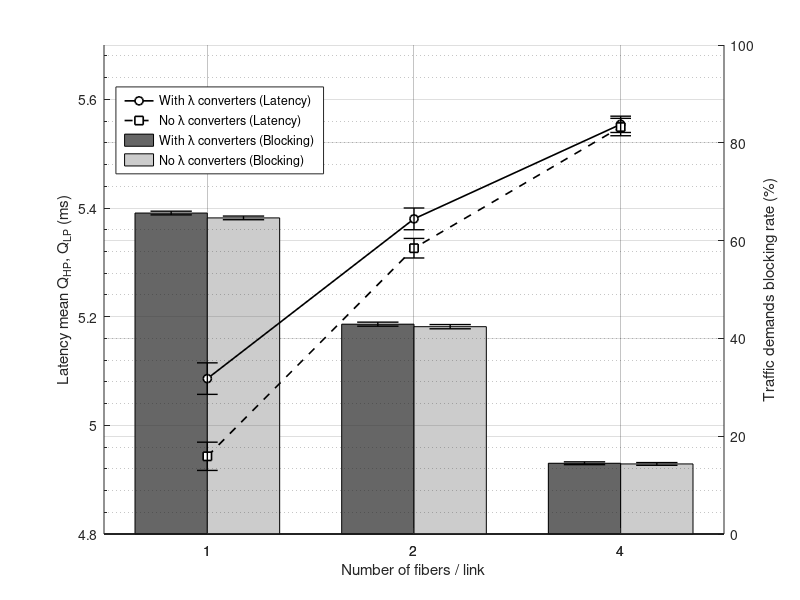

The MATLAB source for this figure:
close all; clf;

function h = terrorbar(x, y, ci, style, cap, color)
  if nargin < 6, color = 'k'; end
  h = plot(x, y, style, 'LineWidth', 1.2, 'MarkerSize', 6, ...
           'MarkerFaceColor', 'w', 'Color', color);
  for i = 1:numel(x)
    % vertical bar
    line([x(i) x(i)], [y(i)-ci(i), y(i)+ci(i)], 'Color', color, 'LineWidth', 1);
    % caps
    line([x(i)-cap x(i)+cap], [y(i)+ci(i) y(i)+ci(i)], 'Color', color, 'LineWidth', 1);
    line([x(i)-cap x(i)+cap], [y(i)-ci(i) y(i)-ci(i)], 'Color', color, 'LineWidth', 1);
  end
endfunction

## --- Data ---------------------------------------------------------------
LatWithWavConv = [5.086 5.38 5.554];
BlckLPpercWithWavConv = [65.637 42.911 14.468];
LatNoWavConv = [4.943 5.326 5.549];
BlckLPpercNoWavConv = [64.642 42.397 14.329];

ciLatWithWavConv = [0.029 0.02 0.015];
ciBlckLPpercWithWavConv = [0.378539831411166 0.413489344263867 0.285623668846769];
ciLatNoWavConv = [0.026 0.018 0.016];
ciBlckLPpercNoWavConv = [0.374032510951154 0.432504818447427 0.278152264247316];

x = 1:3;
labels = {"1", "2", "4"};

axBars = axes();
hold(axBars, "on");

barWidth = 0.35;
x1 = x - barWidth/2;   # With converters
x2 = x + barWidth/2;   # No converters

bh1 = bar(axBars, x1, BlckLPpercWithWavConv, barWidth, ...
          "FaceColor", "#666666", "EdgeColor", "k");
bh2 = bar(axBars, x2, BlckLPpercNoWavConv, barWidth, ...
          "FaceColor", "#cccccc", "EdgeColor", "k");

for i = 1:numel(x)
  % With λ converters (gray)
  line([x1(i) x1(i)], [BlckLPpercWithWavConv(i)-ciBlckLPpercWithWavConv(i), ...
                        BlckLPpercWithWavConv(i)+ciBlckLPpercWithWavConv(i)], ...
       "Color", "k", "LineWidth", 1);
  line([x1(i)-0.1 x1(i)+0.1], [BlckLPpercWithWavConv(i)+ciBlckLPpercWithWavConv(i), ...
                                BlckLPpercWithWavConv(i)+ciBlckLPpercWithWavConv(i)], ...
       "Color", "k", "LineWidth", 1);
  line([x1(i)-0.1 x1(i)+0.1], [BlckLPpercWithWavConv(i)-ciBlckLPpercWithWavConv(i), ...
                                BlckLPpercWithWavConv(i)-ciBlckLPpercWithWavConv(i)], ...
       "Color", "k", "LineWidth", 1);
  % No λ converters (blueish)
  line([x2(i) x2(i)], [BlckLPpercNoWavConv(i)-ciBlckLPpercNoWavConv(i), ...
                        BlckLPpercNoWavConv(i)+ciBlckLPpercNoWavConv(i)], ...
       "Color", "k", "LineWidth", 1);
  line([x2(i)-0.1 x2(i)+0.1], [BlckLPpercNoWavConv(i)+ciBlckLPpercNoWavConv(i), ...
                                BlckLPpercNoWavConv(i)+ciBlckLPpercNoWavConv(i)], ...
       "Color", "k", "LineWidth", 1);
  line([x2(i)-0.1 x2(i)+0.1], [BlckLPpercNoWavConv(i)-ciBlckLPpercNoWavConv(i), ...
                                BlckLPpercNoWavConv(i)-ciBlckLPpercNoWavConv(i)], ...
       "Color", "k", "LineWidth", 1);
endfor

set(axBars, "XTick", x, "XTickLabel", labels);
set(axBars, "YAxisLocation", "right");
ylim(axBars, [0 100]);
ylabel(axBars, "Traffic demands blocking rate (%)");
xlabel(axBars, "Number of fibers / link");
grid(axBars, "on");

pos = get(axBars, "Position");
axLines = axes("Position", pos, "Color", "none");
hold(axLines, "on");

## Plot lines with T error bars (and get handles for legend)
ph1 = terrorbar(x, LatWithWavConv, ciLatWithWavConv, "k-o", 0.05, "k");
ph2 = terrorbar(x, LatNoWavConv, ciLatNoWavConv, "k--s", 0.05, "k");

set(axLines, "XTick", x, "XTickLabel", labels);
xlim(axLines, [0.5 3.5]);
ylim(axLines, [4.8 5.7]);
ylabel(axLines, "Latency mean Q_{HP}, Q_{LP} (ms)");
grid(axLines, "on");
set(axLines, "YMinorTick", "on");
set(axLines, "YMinorGrid", "on");

%title(axLines, "Hybrid Bypass, NSFnet, λ capct 100Gbps, 40 λ/fiber, Traff. load 400G, Q_{HP}:50%, Q_{LP}:50%");

hleg = legend(axLines, [ph1 ph2 bh1 bh2], ...
  {"With λ converters (Latency)", ...
   "No λ converters (Latency)", ...
   "With λ converters (Blocking)", ...
   "No λ converters (Blocking)"}, ...
  "location", "northwest");

pos = get(hleg, "position");
pos(2) = pos(2) - 0.05;
set(hleg, "position", pos);

## Keep axes perfectly synced
set(axLines, "Position", get(axBars, "Position"));
linkaxes([axBars axLines], "x");

drawnow;

figureName = 'newFig12a_new_with_CI_blockTRs';   % <- change per figure
print([figureName '.png'], '-dpng', '-r600');
fprintf('Done! Exported %s.png at 600 DPI.\n', figureName);
